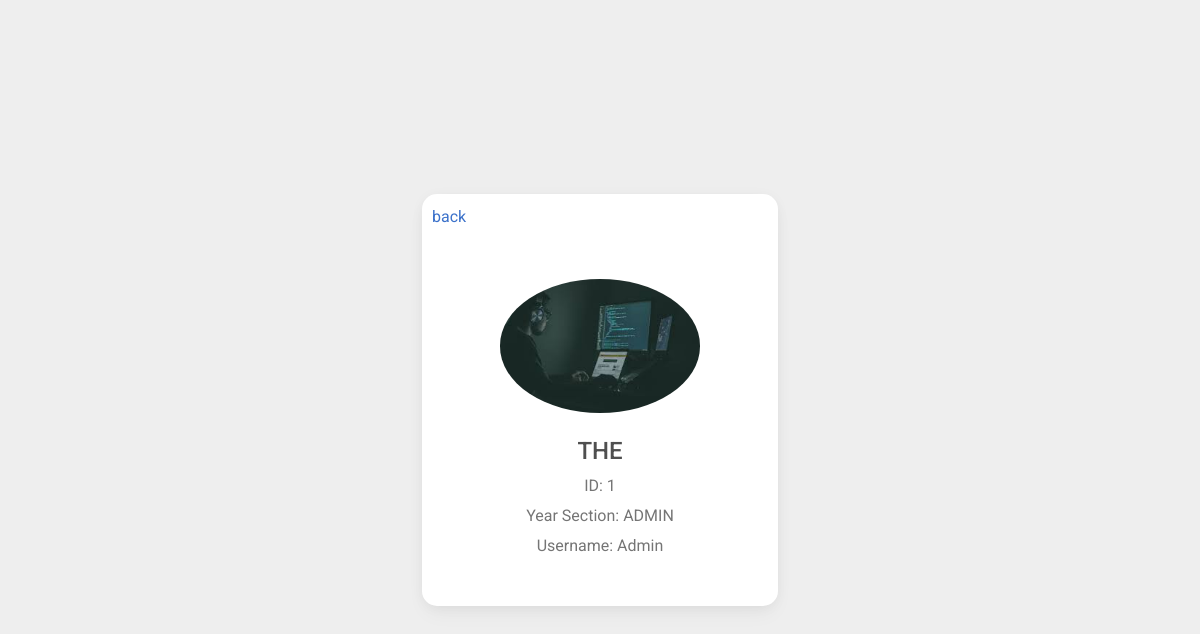
Screenshot of /view_user.php?user_id=1 (signed in) with the database file from the repository.
### tables this page shows
CREATE TABLE `user` (
  `user_id` int(11) NOT NULL AUTO_INCREMENT,
  `Id_Number` int(10) NOT NULL,
  `fname` varchar(200) NOT NULL,
  `lname` varchar(200) NOT NULL,
  `department` varchar(255) NOT NULL,
  `year` text NOT NULL,
  `yr_section` varchar(200) NOT NULL,
  `username` varchar(200) NOT NULL,
  `password` varchar(200) NOT NULL,
  `unique_code` varchar(200) NOT NULL,
  `is_admin` tinyint(1) NOT NULL DEFAULT 0,
  `is_active` varchar(255) DEFAULT 'Active now',
  `date_created` timestamp NOT NULL DEFAULT current_timestamp(),
  `approval_status` enum('pending','accepted','rejected','deactivated') NOT NULL DEFAULT 'pending',
  `bio` varchar(255) NOT NULL,
  `dob` date NOT NULL,
  `location` varchar(255) NOT NULL,
  `contact_number` text NOT NULL,
  `gender` text NOT NULL,
  `image_path` varchar(255) NOT NULL DEFAULT 'includes/user icon for ui.png',
  `cover_photo` varchar(255) NOT NULL,
  `last_activity` timestamp NOT NULL DEFAULT current_timestamp(),
  PRIMARY KEY (`user_id`)
);

### view_user.php (the view, shortened to what this page needs)
<!DOCTYPE html>
<?php
require("dbconn.php");
if (isset($_GET['user_id'])) {
    $userId = $_GET['user_id'];
    $queryGetUser = "SELECT u.*, p.image_path
                     FROM `user` AS u
                     LEFT JOIN `user` AS p
                     ON u.user_id = p.user_id
                     WHERE u.user_id = $userId";
    try {
        $result = mysqli_query($conn, $queryGetUser);
        if (mysqli_num_rows($result) == 1) {
            $user = mysqli_fetch_assoc($result);
        } else {
            echo "User not found.";
            exit;
        }
    } catch (\Throwable $th) {
        echo $th->getMessage();
    }
} else {
    echo "User ID not provided.";
    exit;
}
?>
<html lang="en">
<head>
    <link href="https://cdnjs.cloudflare.com/ajax/libs/font-awesome/6.0.0/css/all.min.css" rel="stylesheet" />
    <link href="https://cdnjs.cloudflare.com/ajax/libs/mdb-ui-kit/6.2.0/mdb.min.css" rel="stylesheet" />
</head>
<body>
<section class="vh-100" style="background-color: #eee;">
        <div class="container py-5 h-100">
            <div class="row d-flex justify-content-center align-items-center h-100">
                <div class="col-md-12 col-xl-4">
                    <div class="card" style="border-radius: 15px;">
                        <div class="back" style="margin: 10px 10px;">
                            <a href='get_all_user.php'>back</a>
                        </div>
                        <div class="card-body text-center">
                            <div class="mt-3 mb-4">
                                <img src='<?php echo $user['image_path'] ?? "profile.png"; ?>' class="rounded-circle" style="width: 200px;" />
                            </div>
                            <h4 class="mb-2"><?php echo $user['fname'] ?></h4>
                            <p class="text-muted mb-1">ID: <?php echo $user['user_id'] ?></p>
                            <p class="text-muted mb-1">Year Section: <?php echo $user['yr_section'] ?></p>
                            <p class="text-muted mb-4">Username: <?php echo $user['username'] ?></p>
                        </div>
                    </div>
                </div>
            </div>
        </div>
    </section>
</body>
</html>

### rows the page displays
user: image_path (picture), fname "THE", user_id "1", yr_section "ADMIN", username "Admin"
